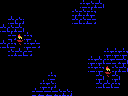

This is a level from a 2D game, rendered from its Tiled map with the project's own tilesets. A one-line summary and the complete map file follow:
An orthogonal 16x12 tile map with 8x8 px tiles, 1 tile layer (Tile Layer 1).

<map version="1.0" orientation="orthogonal" renderorder="right-down" width="16" height="12" tilewidth="8" tileheight="8" nextobjectid="12">
 <tileset firstgid="1" name="tiles" tilewidth="8" tileheight="8" tilecount="256" columns="16">
  <image source="tiles.png" width="128" height="128" />
 </tileset>
 <layer name="Tile Layer 1" width="16" height="12">
  <data encoding="csv">
1,1,1,1,1,1,1,1,1,1,117,114,116,1,1,1,
1,1,1,1,1,1,1,1,1,114,114,117,1,1,1,1,
1,116,114,1,1,1,1,1,1,116,114,115,1,1,1,1,
116,114,116,1,1,1,1,1,1,1,1,1,1,1,1,1,
1,115,97,117,1,1,1,1,1,1,1,1,1,1,1,1,
116,117,113,117,115,1,1,1,1,1,1,1,1,1,1,1,
1,114,116,115,1,1,1,1,1,1,1,1,1,117,117,117,
1,1,1,1,1,1,1,1,1,1,1,117,116,117,115,116,
1,1,1,1,1,1,1,1,1,1,1,117,117,97,114,116,
1,1,1,1,1,1,117,1,1,1,1,1,116,113,116,1,
1,1,1,1,1,117,114,1,1,1,1,1,116,116,117,1,
1,1,1,1,115,115,115,114,114,1,1,1,1,1,1,1
</data>
 </layer>
 <objectgroup name="objects" />
</map>
